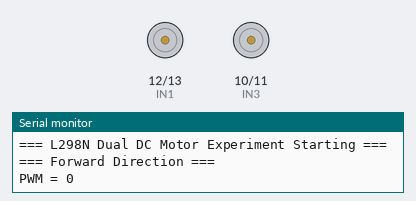
A sketch run on a simulated Arduino Uno, built with avr-gcc and run on an emulated ATmega328P. On the bench: motor-driver pin pairs drawn as motors (green arrow = first pin HIGH = forward, orange = second pin HIGH = backward, longer = more drive, scaled by the enable pin), the last lines printed to the serial monitor. At 34.1 s the program stops and its outputs stay as they are.

Above: at 0.1 s.
At 12.1 s:
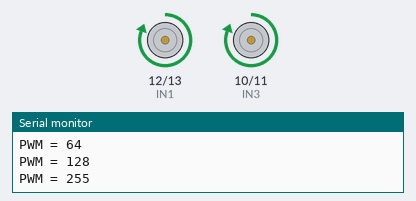
At 22.1 s:
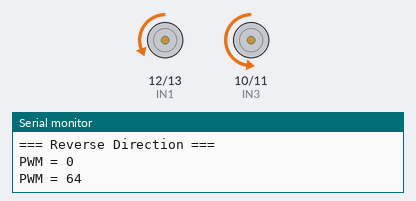
At 30.1 s:
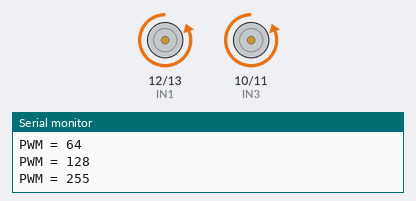
Timing chart, 0 to 35.5 s (numbered marks = the images above):
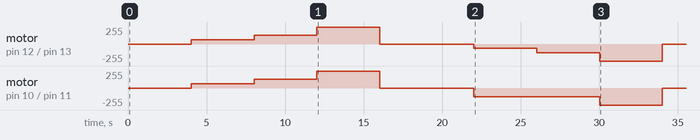

The sketch:

week5.ino
```cpp
// === L298N Dual DC Motor Control Experiment (Forward & Reverse, 4s Each) ===
// Motor A -> ENA D3, IN1 D12, IN2 D13
// Motor B -> ENB D5, IN3 D10, IN4 D11

const int ENA = 3;     // PWM pin for Motor A
const int IN1 = 12;
const int IN2 = 13;
const int ENB = 5;     // PWM pin for Motor B
const int IN3 = 10;
const int IN4 = 11;

// PWM levels to test
int pwmValues[] = {0, 64, 128, 255};
int numSpeeds = 4;

void setup() {
  pinMode(ENA, OUTPUT);
  pinMode(IN1, OUTPUT);
  pinMode(IN2, OUTPUT);
  pinMode(ENB, OUTPUT);
  pinMode(IN3, OUTPUT);
  pinMode(IN4, OUTPUT);

  Serial.begin(9600);
  Serial.println("=== L298N Dual DC Motor Experiment Starting ===");
}

void loop() {
  // === Forward Test ===
  Serial.println("\n=== Forward Direction ===");
  setDirection(true); // Forward

  for (int i = 0; i < numSpeeds; i++) {
    int pwm = pwmValues[i];
    analogWrite(ENA, pwm);
    analogWrite(ENB, pwm);

    Serial.print("PWM = ");
    Serial.println(pwm);

    delay(4000); // Hold each speed for 4 seconds
  }

  stopMotors();
  delay(2000); // Small pause before reversing

  // === Reverse Test ===
  Serial.println("\n=== Reverse Direction ===");
  setDirection(false); // Reverse

  for (int i = 0; i < numSpeeds; i++) {
    int pwm = pwmValues[i];
    analogWrite(ENA, pwm);
    analogWrite(ENB, pwm);

    Serial.print("PWM = ");
    Serial.println(pwm);

    delay(4000); // Hold each speed for 4 seconds
  }

  stopMotors();
  Serial.println("\n=== Experiment Finished ===");

  while (true); // Stop program after one full cycle
}

// === Helper Functions ===
void setDirection(bool forward) {
  if (forward) {
    digitalWrite(IN1, HIGH);
    digitalWrite(IN2, LOW);
    digitalWrite(IN3, HIGH);
    digitalWrite(IN4, LOW);
  } else {
    digitalWrite(IN1, LOW);
    digitalWrite(IN2, HIGH);
    digitalWrite(IN3, LOW);
    digitalWrite(IN4, HIGH);
  }
}

void stopMotors() {
  analogWrite(ENA, 0);
  analogWrite(ENB, 0);
  digitalWrite(IN1, LOW);
  digitalWrite(IN2, LOW);
  digitalWrite(IN3, LOW);
  digitalWrite(IN4, LOW);
  Serial.println("Motors stopped.");
}
```

Measured:
- by itself, motor on pin 12 (IN1) / pin 13 (IN2): stopped → forward 64/255 at 4.0 s, → forward 128/255 4.0 s later, → forward 255/255 4.0 s later, → stopped 4.0 s later, … (8 changes in this stretch)
- by itself, motor on pin 10 (IN3) / pin 11 (IN4): stopped → forward 64/255 at 4.0 s, → forward 128/255 4.0 s later, → forward 255/255 4.0 s later, → stopped 4.0 s later, … (7 changes in this stretch)
